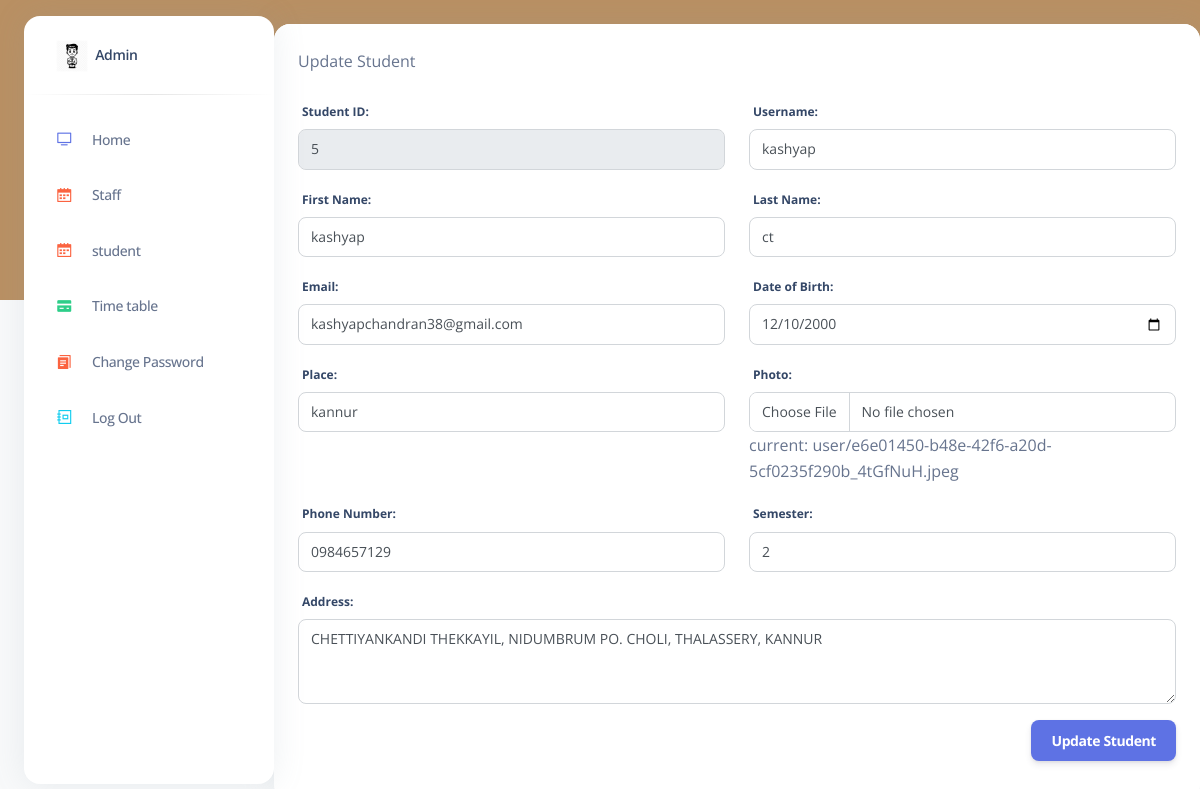
/students/update/5/, run on an earlier commit of the app's database.
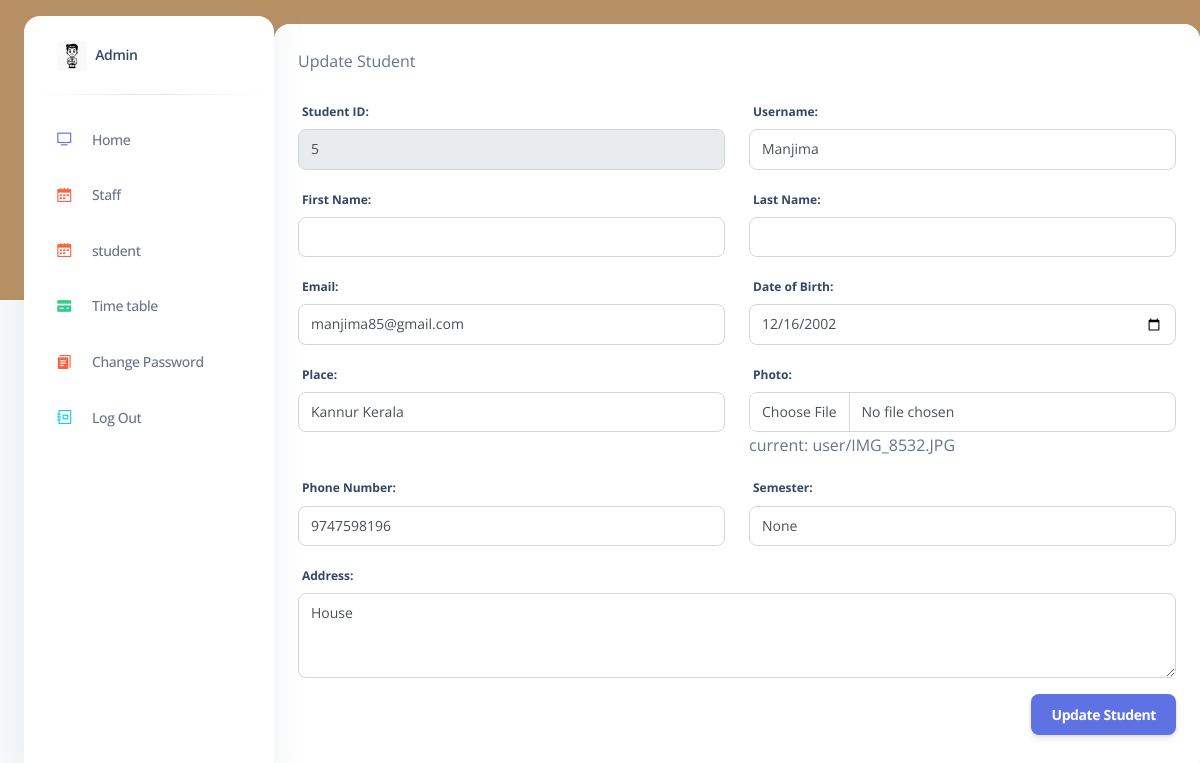
And on a later commit of the database.
### adminapp/models.py (models this page shows)
class User(AbstractUser):
    is_fac= models.BooleanField(default=False)
    is_stud = models.BooleanField(default=False)
    phone_number = models.CharField(max_length=12,null=True,blank=True)
    dob=models.DateField(null=True,blank=True)
    place= models.CharField(max_length=100,null=True,blank=True)
    state = models.CharField(max_length=30,null=True,blank=True)
    image = models.ImageField(upload_to="user/",null=True,blank=True)
    semester=models.CharField(max_length=50,null=True,blank=True)
    address=models.CharField(max_length=150,null=True,blank=True)

### adminapp/views.py (the view, shortened to what this page needs)
# urls.py: path('students/update/<int:student_id>/',views.update_student, name='updatestudent'),
def update_student(request, student_id):
    student = get_object_or_404(User, id=student_id)
    return render(request, 'admin_app/pages/editstud.html', {'student': student})

### templates/admin_app/pages/editstud.html (shortened to what the changed rows need)
{% extends "admin_app/components/base.html" %}
{% load static %}
{% block content %}
{% include 'admin_app/components/header.html' %}
<div class="row">
    <div class="col-md-12">
        <div class="card">
            <div class="card-body">
                <form method="post" enctype="multipart/form-data">
                    <div class="row">
                        <div class="col-md-6">
                            <div class="form-group">
                                <label for="id_studid" class="form-control-label">Student ID:</label>
                                <input type="text" name="studid" id="id_studid" class="form-control" value="{{ student.id }}" readonly>
                            </div>
                        </div>
                        <div class="col-md-6">
                            <div class="form-group">
                                <label for="id_username" class="form-control-label">Username:</label>
                                <input type="text" name="username" id="id_username" class="form-control" value="{{ student.username }}" required>
                            </div>
                        </div>
                        <div class="col-md-6">
                            <div class="form-group">
                                <label for="id_firstname" class="form-control-label">First Name:</label>
                                <input type="text" name="firstname" id="id_firstname" class="form-control" value="{{ student.first_name }}" required>
                            </div>
                        </div>
                        <div class="col-md-6">
                            <div class="form-group">
                                <label for="id_lastname" class="form-control-label">Last Name:</label>
                                <input type="text" name="lastname" id="id_lastname" class="form-control" value="{{ student.last_name }}" required>
                            </div>
                        </div>
                        <div class="col-md-6">
                            <div class="form-group">
                                <label for="id_email" class="form-control-label">Email:</label>
                                <input type="email" name="email" id="id_email" class="form-control" value="{{ student.email }}" required>
                            </div>
                        </div>
                        <div class="col-md-6">
                            <div class="form-group">
                                <label for="id_dob" class="form-control-label">Date of Birth:</label>
                                <input type="date" name="dob" id="id_dob" class="form-control" value="{{ student.dob|date:'Y-m-d' }}" required>
                            </div>
                        </div>
                        <div class="col-md-6">
                            <div class="form-group">
                                <label for="id_place" class="form-control-label">Place:</label>
                                <input type="text" name="place" id="id_place" class="form-control" value="{{ student.place }}" required>
                            </div>
                        </div>
                        <div class="col-md-6">
                            <div class="form-group">
                                <label for="id_photo" class="form-control-label">Photo:</label>
                                <input type="file" name="photo" id="id_photo" class="form-control" accept="image/*">
                                <p class="text-muted">current: {{ student.image }}</p>
                            </div>
                        </div>
                        <div class="col-md-6">
                            <div class="form-group">
                                <label for="id_phoneno" class="form-control-label">Phone Number:</label>
                                <input type="tel" name="phoneno" id="id_phoneno" class="form-control" value="{{ student.phone_number }}" required>
                            </div>
                        </div>
                        <div class="col-md-6">
                            <div class="form-group">
                                <label for="id_semester" class="form-control-label">Semester:</label>
                                <input type="tel" name="semester" id="id_semester" class="form-control" value="{{ student.semester }}" required>
                            </div>
                        </div>
                        <div class="col-md-12">
                            <div class="form-group">
                                <label for="id_address" class="form-control-label">Address:</label>
                                <textarea name="address" id="id_address" class="form-control" rows="3" required>{{ student.address }}</textarea>
                            </div>
                        </div>
                    </div>
                </form>
            </div>
        </div>
    </div>
</div>
{% endblock content %}

What changed in the data, as far as the page shows it:
changed User id 5: username "kashyap" → "Manjima"; email "kashyapchandran38@gmail.com" → "manjima85@gmail.com"; dob "12/10/2000" → "12/16/2002"; place "kannur" → "Kannur Kerala"; image "user/e6e01450-b48e-42f6-a20d-5cf0235f290b_4tGfNuH.jpeg" → "user/IMG_8532.JPG"; phoneno "0984657129" → "9747598196"; semester "2" → "None"; address "CHETTIYANKANDI THEKKAYIL, NIDUMBRUM PO. CHOLI, THALASSERY, KANNUR" → "House"; firstname "kashyap" → (not shown); lastname "ct" → (not shown)
